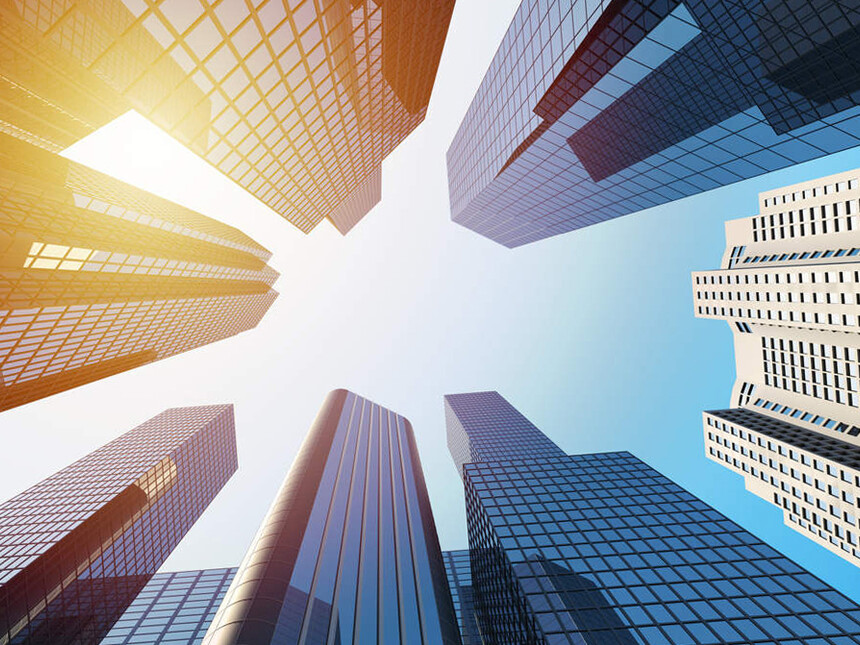
#> input picture img_predios_colorida.jpg, 860 x 645 px, found by its file name
$ python FlipImage.py
#> lines starting #> are read from the running program, lines starting #| are printed output that depends on the picture
import cv2
img = cv2.imread('C:\\00Compartilhada\\3P-ADS_Noturno\\Python\\img_predios_colorida.jpg')
#> img is the input picture: shape (645, 860, 3); mean B, G, R 162.7, 160.4, 158.2
cv2.imshow("Original", img)
flip_horizontal = img[::-1,:]
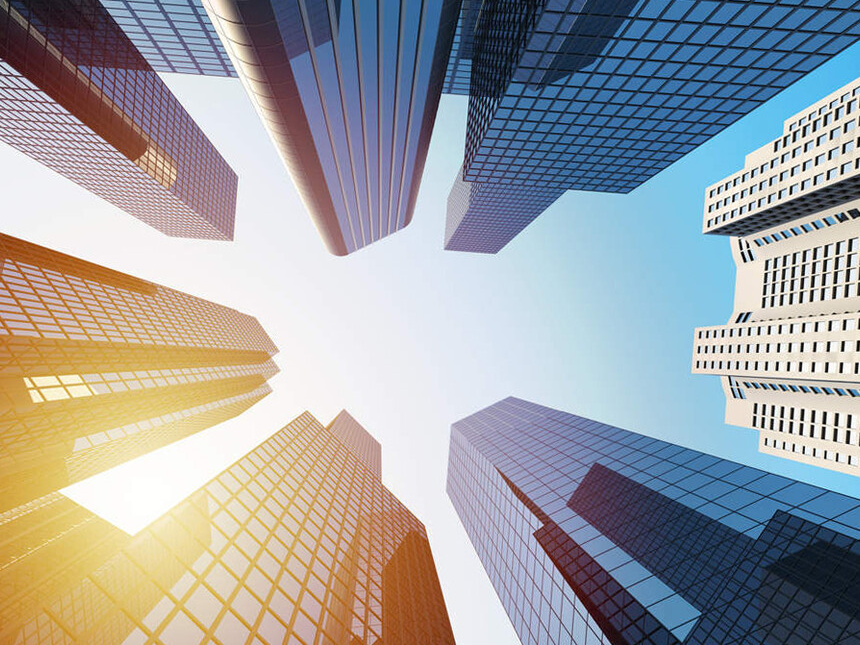
#> flip_horizontal: shape (645, 860, 3); mean B, G, R 162.7, 160.4, 158.2
#comando equivalente abaixo
#flip_horizontal = cv2.flip(img, 1)

cv2.imshow("Flip Horizontal", flip_horizontal)
flip_vertical = img[:,::-1]
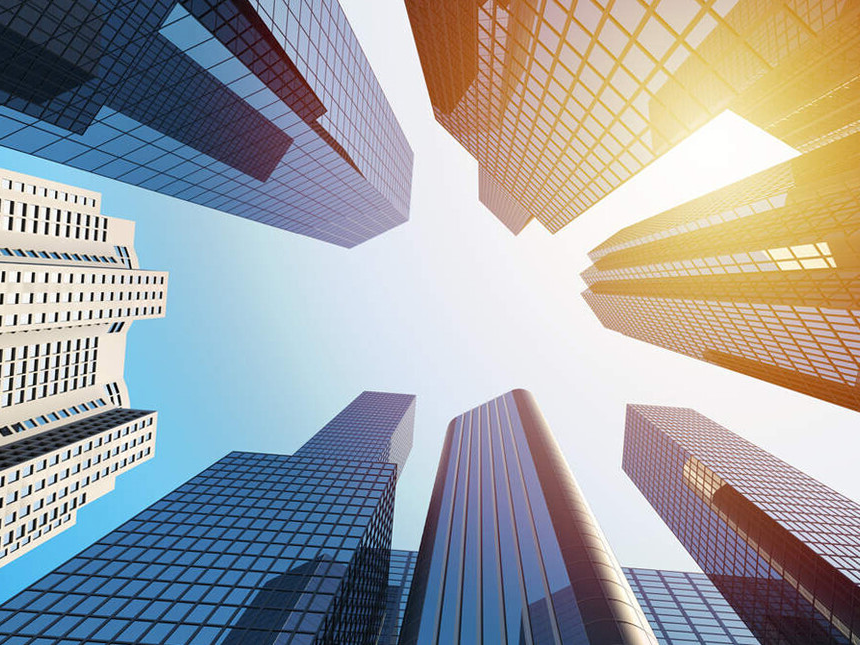
#> flip_vertical: shape (645, 860, 3); mean B, G, R 162.7, 160.4, 158.2
#comando equivalente abaixo
#flip_vertical = cv2.flip(img, 0)
cv2.imshow("Flip Vertical", flip_vertical)

flip_hv = img[::-1,::-1]
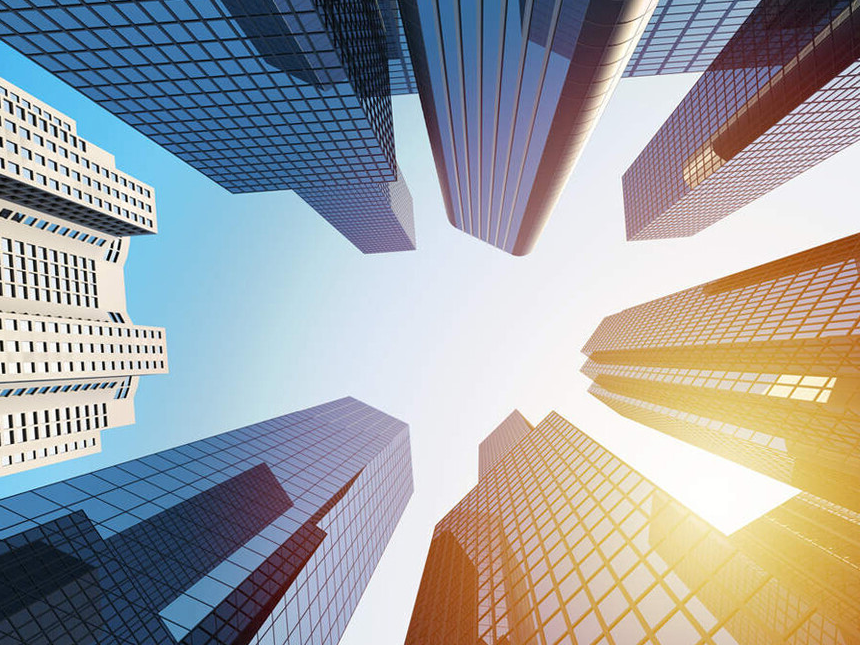
#> flip_hv: shape (645, 860, 3); mean B, G, R 162.7, 160.4, 158.2
#comando equivalente abaixo
#flip_hv = cv2.flip(img, -1)
cv2.imshow("Flip Horizontal e Vertical", flip_hv)
cv2.waitKey(0)
